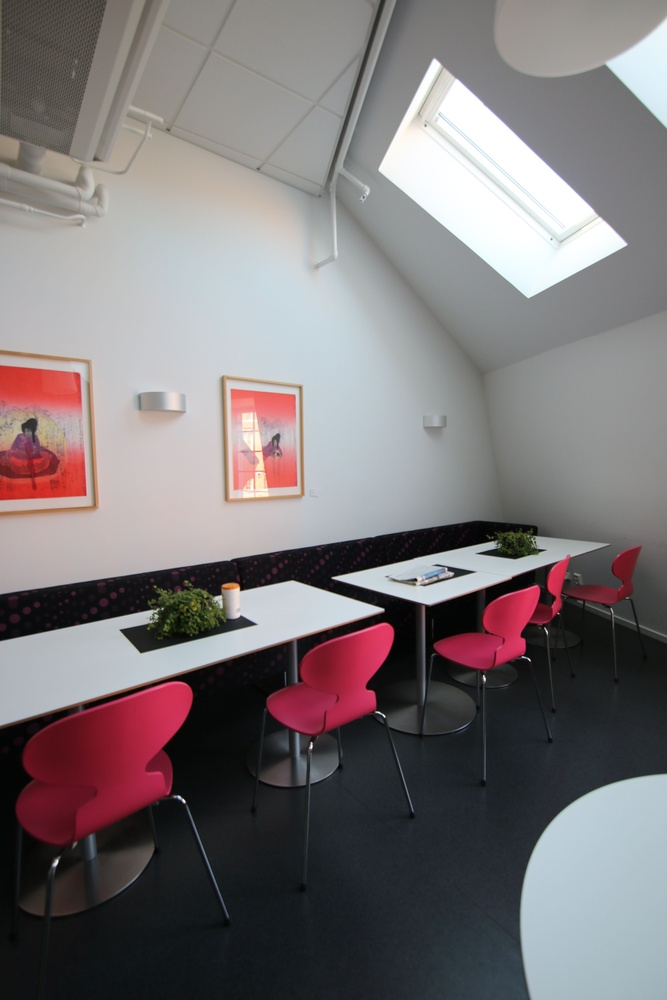
#> input picture ass2/input/img03.jpg, 667 x 1000 px, shrunk from 3648 x 5472 before the run, given in place of 1_3.jpg, which was not available
$ jupyter execute --allow-errors 'Feature Detection and Description.ipynb'   (text cells are left out)
#> lines starting #> are read from the running program, lines starting #| are printed output that depends on the picture; after the words box and inside, x2 and y2 are one past the last pixel; in counts of white or black regions, pixels touching at a corner belong together; pictures that were not available may be replaced by others from this repository, and a replacement may not be noted
[cell 1]
import cv2
import numpy as np

[cell 2]
filename = "asset/1_3.jpg"
img = cv2.imread(filename)
#> img is the input picture: shape (1000, 667, 3); mean B, G, R 119.3, 117.6, 124
gray = cv2.cvtColor(img,cv2.COLOR_BGR2GRAY)
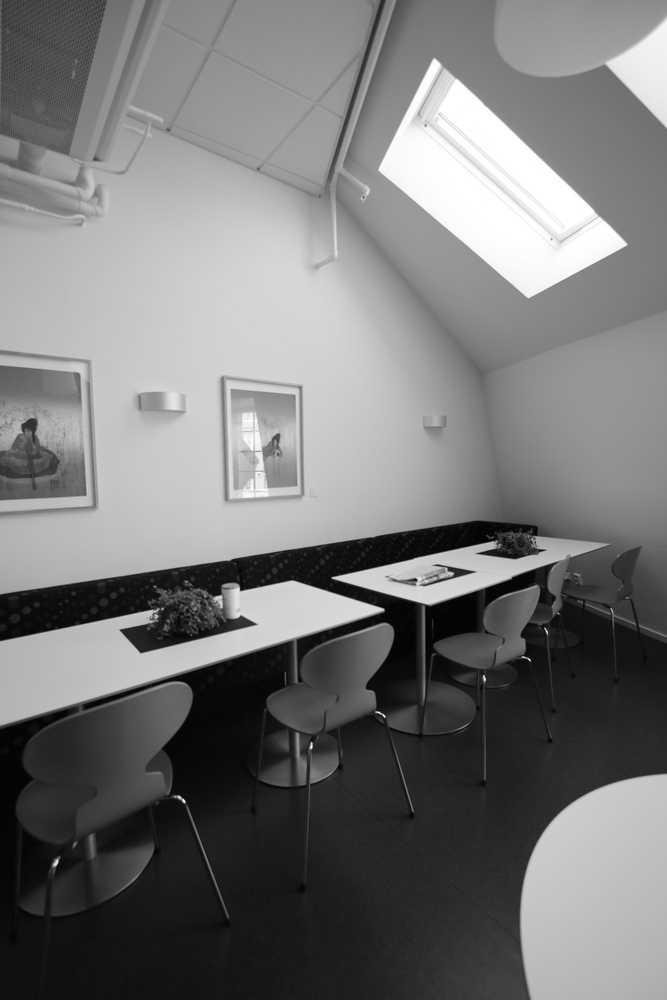
#> gray: shape (1000, 667); min 0, max 255, mean 119.7
gray = np.float32(gray)
print(gray,gray.shape)
#> (printed output is left out)

[cell 3]
dst = cv2.cornerHarris(gray,2,3,0.04)
dst = cv2.dilate(dst,None)
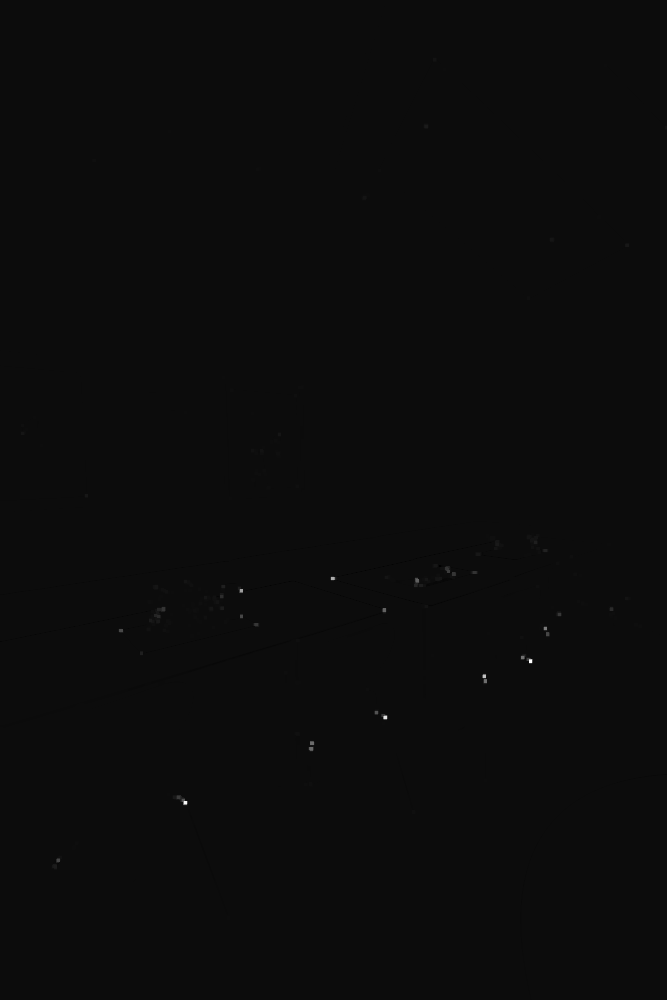
#> dst: shape (1000, 667) float32; min -5033463, max 100773992, mean 28366; drawn with min black and max white
print(dst)
#> (printed output is left out)

[cell 4]
img[dst>0.01*dst.max()] = [0,0,255]
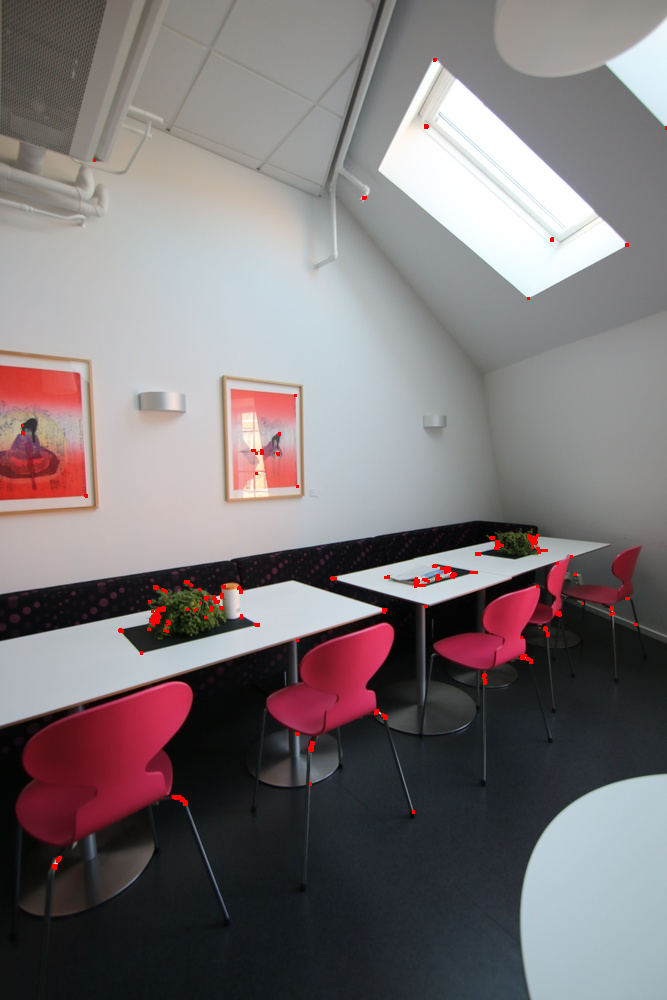
#> img: shape (1000, 667, 3); 0.33% of pixels changed, all inside (x1, y1, x2, y2) = (21, 58, 667, 870)

[cell 5]
cv2.imshow('dst',img)
if cv2.waitKey(0) ==27:
#> (key Esc is pressed here)
    cv2.destroyAllWindows()

[cell 6]
import numpy as np
import cv2
from matplotlib import pyplot as plt

[cell 7]
img = cv2.imread("asset/1_3.jpg")
gray = cv2.cvtColor(img,cv2.COLOR_BGR2GRAY)

gray.shape
#> Out = (1000, 667)

[cell 8]
corners = cv2.goodFeaturesToTrack(gray,25,0.01,10)
#> corners = 25 rows, first 8: [184, 802], [241, 589], [311, 742], [383, 609], [483, 675], [384, 717], [416, 580], [530, 661]
corners = np.int0(corners)
corners.shape
#> Out = (25, 1, 2)

#> (a cell that did not finish here is left out)

[cell 10]
for i in corners:
    x,y = i.ravel()
    cv2.circle(img,(x,y),3,255,-1)
#> this loop made 25 passes
#> (x, y) on passes 1 to 12: (184, 802), (241, 589), (311, 742), (383, 609), (483, 675), (384, 717), (416, 580), (530, 661), (332, 578), (453, 573), (120, 630), (57, 859)
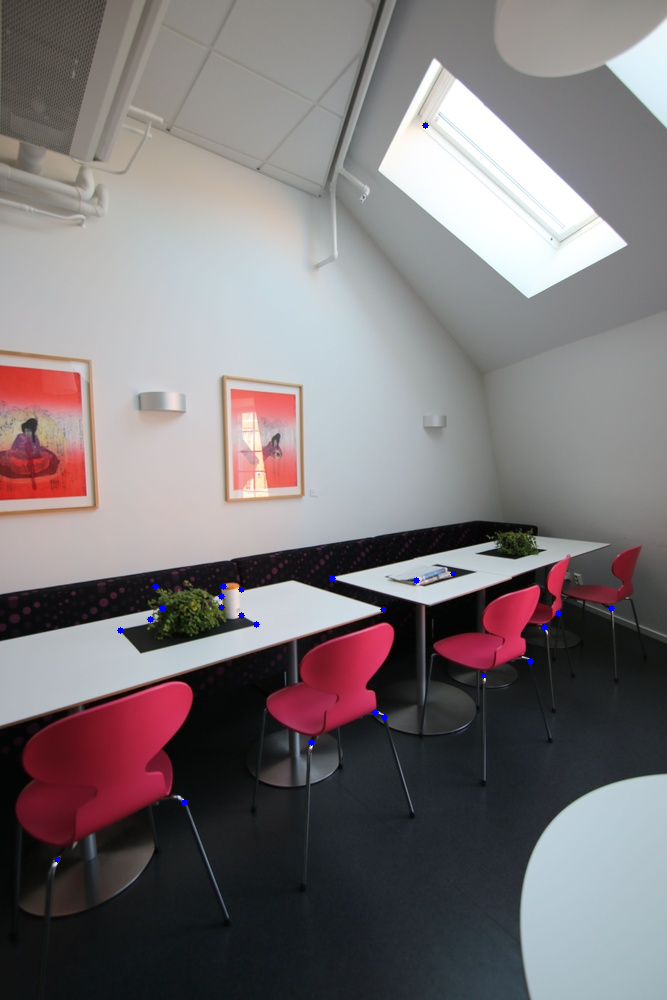
#> img: shape (1000, 667, 3); 0.11% of pixels changed, all inside (x1, y1, x2, y2) = (54, 122, 615, 863)

#> (a cell that did not finish here is left out)

[cell 12]
plt.imshow(img)
plt.show()

[cell 13]
import numpy as np
import cv2

[cell 14]
raw_img1= cv2.imread("input/img01.jpg")
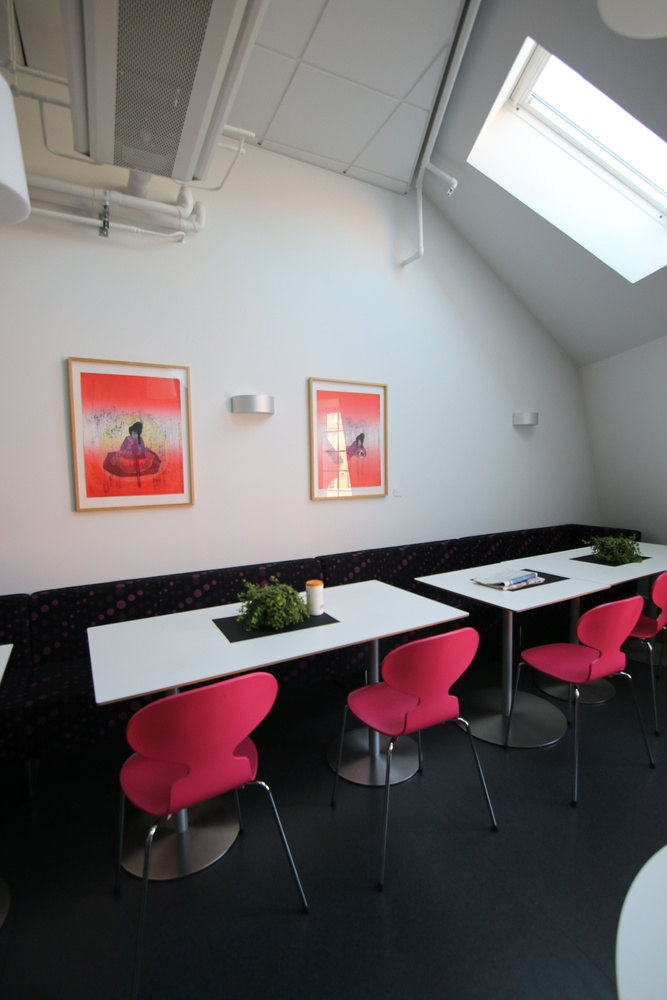
#> input picture ass2/input/img01.jpg, 667 x 1000 px, shrunk from 3648 x 5472 before the run
#> raw_img1 is the input picture: shape (1000, 667, 3); mean B, G, R 113.5, 112, 118.5
raw_img2= cv2.imread("input/img02.jpg")
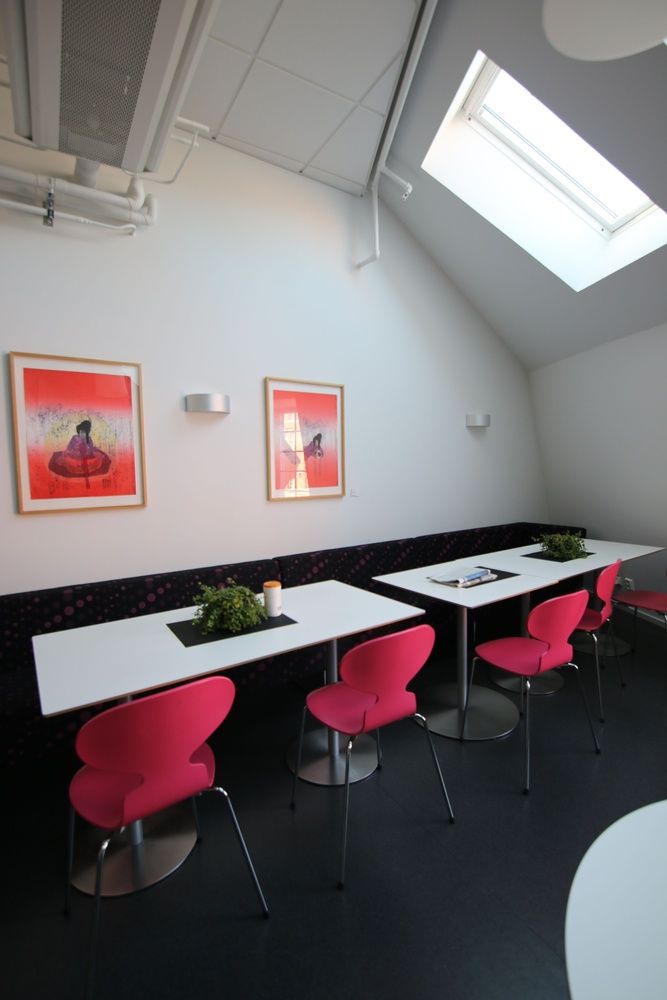
#> input picture ass2/input/img02.jpg, 667 x 1000 px, shrunk from 3648 x 5472 before the run
#> raw_img2 is the input picture: shape (1000, 667, 3); mean B, G, R 115.4, 113.8, 120.6

[cell 15]
sift=cv2.xfeatures2d.SIFT_create(200)

[cell 16]
kps1 ,des1= sift.detectAndCompute(raw_img1,None)
#> kps1 = 200 keypoints; strongest (x, y, size): (267, 788, 2), (153, 831, 3.4), (263, 783, 2.1), (391, 747, 2.4)
kps2 ,des2= sift.detectAndCompute(raw_img2,None)
#> kps2 = 200 keypoints; strongest (x, y, size): (225, 793, 2.1), (105, 845, 3.7), (221, 789, 2.3), (350, 746, 2.4)

[cell 17]
bf = cv2.BFMatcher()

[cell 18]
match_list = bf.knnMatch(des1,des2,2)
#> match_list = 200 matches
len(match_list)
#> Out = 200

[cell 19]
good=[ m for m,n in match_list if m.distance < 0.7* n.distance]
#> good = 138 matches
len(good)
#> Out = 138

[cell 20]
src_pts = np.float32([ kps1[m.queryIdx].pt for m in good ])
#> src_pts = 138 pairs, first value 49.9 to 658.3, second value 43.18 to 831
dst_pts = np.float32([ kps2[m.trainIdx].pt for m in good ])
#> dst_pts = 138 pairs, first value 26.38 to 602, second value 56.62 to 845.3

[cell 21]
src_pts[0]
#> Out = [658.3, 578.5]

[cell 22]
M, mask = cv2.findHomography(src_pts, dst_pts, cv2.RANSAC,5.0)
#> M = [[1.12, 0.00595, -69.36], [0.0854, 1.07, -30.65], [0.000185, -8.08e-07, 1]]; mask = 138 values, max 1 at index 0, min 0 at index 5, mean 0.964

[cell 23]
M
#> Out has the same summary as M

[cell 24]
m_inlier = mask.ravel()
#> m_inlier has the same summary as mask

[cell 25]
M = cv2.findHomography(src_pts[m_inlier==1], dst_pts[m_inlier==1])[0]
#> M = [[1.12, 0.00591, -69.17], [0.0857, 1.06, -30.31], [0.000184, -1.32e-06, 1]]

[cell 26]
M
#> Out has the same summary as M

[cell 27]
src_pts
#> Out has the same summary as src_pts

[cell 28]
def random_partition(data):
    np.random.shuffle(data.copy())
    twoPoints = data[:2]
#> twoPoints = [[658.3, 578.5], [231.4, 639.7]]
    samplePoint = data[2:]
#> samplePoint = 136 pairs, first value 49.9 to 651.6, second value 43.18 to 831
    return twoPoints,samplePoint

[cell 29]
a,b = random_partition(src_pts)
#> a = [[658.3, 578.5], [231.4, 639.7]]; b has the same summary as samplePoint in random_partition

[cell 30]
src_pts
#> Out has the same summary as src_pts
